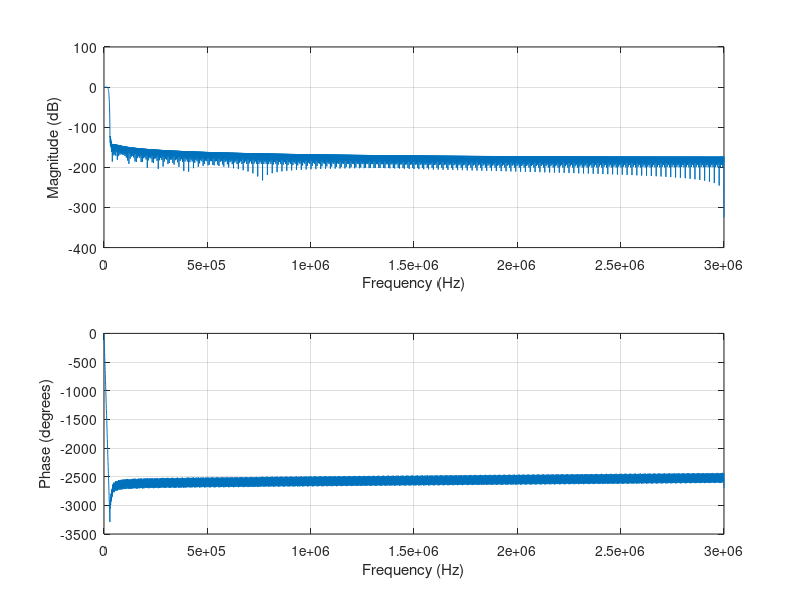

MATLAB code to generate this figure:
# Note: ending a line with a semicolon suppresses printing the result

pkg load signal

close all;
clear all;
#clf;

dB  = 84
L = 96
M = 125
Fsin = 62500
Fsimm1 = Fsin * L
Fsout = Fsimm1 / M

f1 = 18000
f2 = min(Fsin/2, Fsout/2)

delta_f = f2 - f1;

# Calculate minimum number of taps
N = dB * Fsimm1 / (22 * delta_f)

# Round up to the next multiple of L
N = L * ceil(N / L)

# Original version was dumb in lots of respects
# f =  [f1] / (Fsimm1 / 2)
#h c = fir1(N-1, f,'low');

# This uses FIR2 so we get a trasition band!
f = [0 (2*f1/Fsimm1) (2*f2/Fsimm1) 1]
a =  [1 1 0 0]
#hc = fir2(N-1, f, a);

# Current version using a kaiser window
hc = fir2(N-1, f, a, kaiser(N, 10));

freqz(hc,1,512,Fsimm1)

# Scale coefficients to cope with gain loss due to interpolation
#hc = hc * L;

# Set a fixed gain of 256. This is the largest value that,
# combined with an 8-bit volume, will comfortably fit in
# a 18-bit signed multiplier operand ( in scaling step)
hc = hc * 2^8;

hc_min = min(hc)
hc_max = max(hc)
hc_sum = sum(hc)

# Scale coefficients to occupy the full 18-bit precision:
# hc_min = -20582
# hc_max =  98544
hc = round(hc * 2^16);

# Log some stats
hc_min = min(hc)
hc_max = max(hc)
hc_sum = sum(hc)

# Save to a file
save hc.txt hc;
